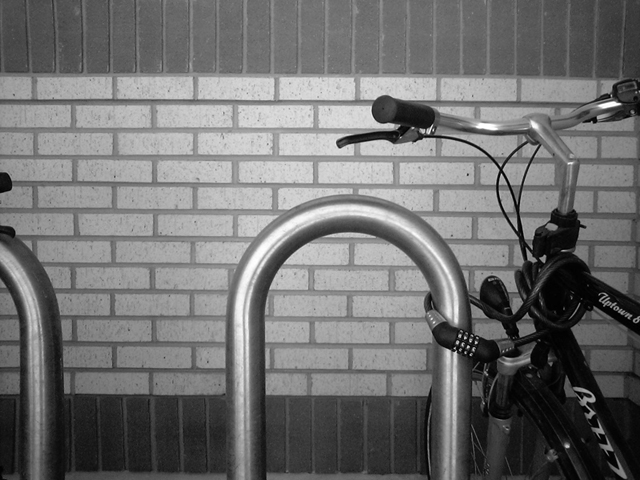
#> input picture img/bike.jpg, 640 x 480 px
$ python 'CV2 Sobel.py'   (older library calls are emulated)
#> lines starting #> are read from the running program, lines starting #| are printed output that depends on the picture
import cv2
import matplotlib.pyplot as plt

f ,f2 = plt.subplot(121), plt.subplot(122)
imgOriginal = cv2.imread("img/bike.jpg")
#> imgOriginal is the input picture: shape (480, 640, 3); min 0, max 255, mean 112.2
img = cv2.cvtColor(imgOriginal, cv2.COLOR_RGB2GRAY)

f.imshow(cv2.cvtColor(img, cv2.COLOR_GRAY2BGR))
img = cv2.GaussianBlur(img, (3, 3), 1)

## gradient X ##
#gradx = cv2.Sobel(img, cv2.CV_64F, 1, 0, ksize=3, scale=1, delta=0)
#gradx = cv2.convertScaleAbs(gradx)

## gradient Y ##
grady = cv2.Sobel(img, cv2.CV_64F, 0, 1, ksize=3, scale=1, delta=0)
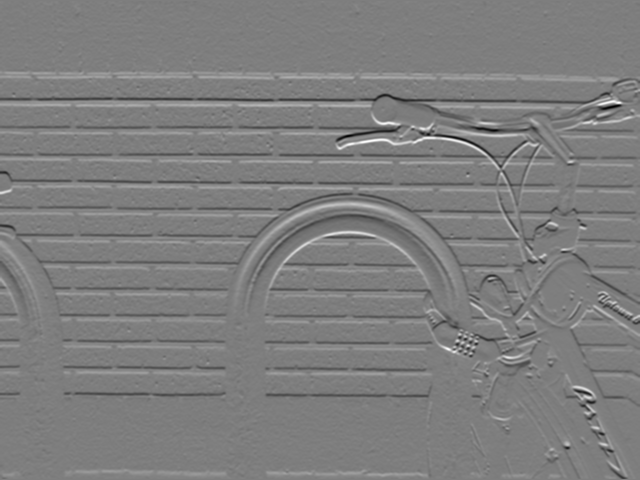
#> grady: shape (480, 640) float64; min -527, max 536, mean -0.4; drawn with min black and max white
grady = cv2.convertScaleAbs(grady)
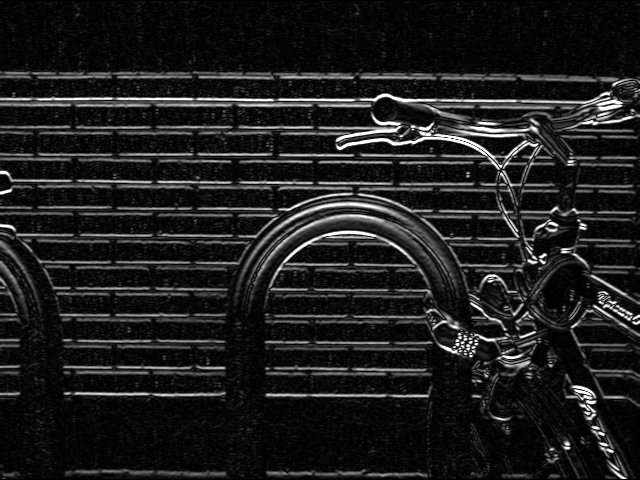
#> grady: shape (480, 640); min 0, max 255, mean 30.1
#img = cv2.add(gradx, grady)

f2.imshow(cv2.cvtColor(grady, cv2.COLOR_GRAY2BGR))
plt.show()
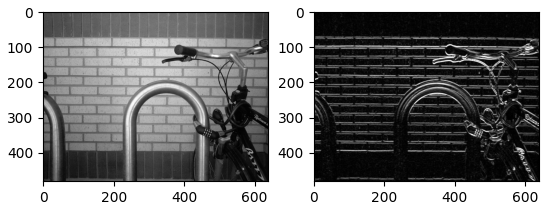
#> figure drawn by matplotlib, 2 panels

$ run again, with img/22.jpg copied over img/bike.jpg
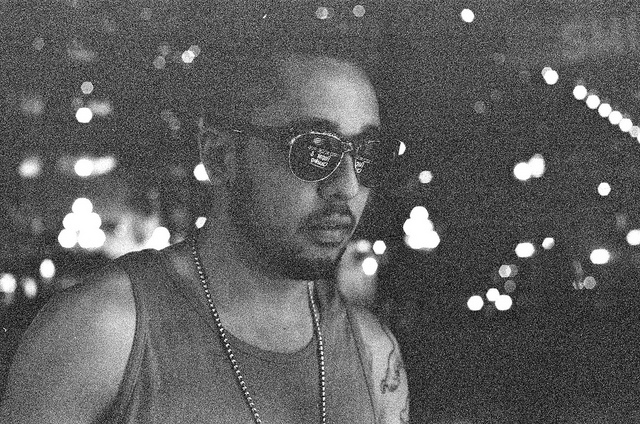
#> input picture img/22.jpg, 640 x 424 px
#> imgOriginal is the input picture: shape (424, 640, 3); min 0, max 255, mean 93.4
#> `grady = cv2.convertScaleAbs(grady)`:
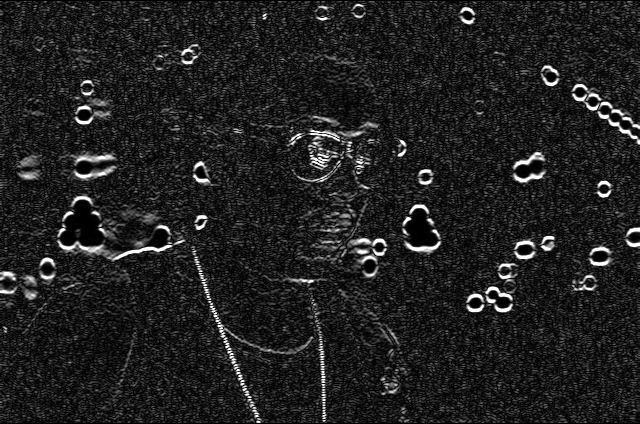
#> grady: shape (424, 640); min 0, max 255, mean 32.6
#> `plt.show()`:
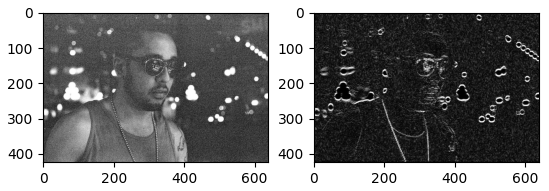
#> figure drawn by matplotlib, 2 panels

$ run again, with img/boo.jpg copied over img/bike.jpg
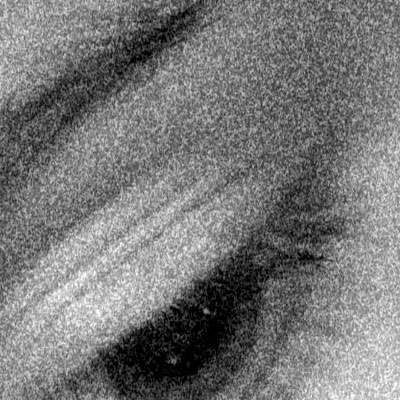
#> input picture img/boo.jpg, 400 x 400 px
#> imgOriginal is the input picture: shape (400, 400, 3); min 0, max 255, mean 119.1
#> `grady = cv2.convertScaleAbs(grady)`:
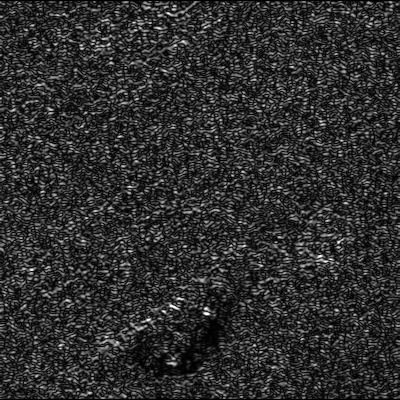
#> grady: shape (400, 400); min 0, max 255, mean 46.6
#> `plt.show()`:
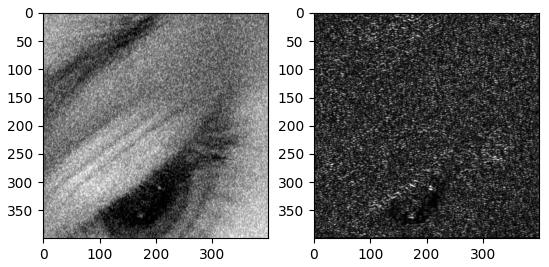
#> figure drawn by matplotlib, 2 panels
